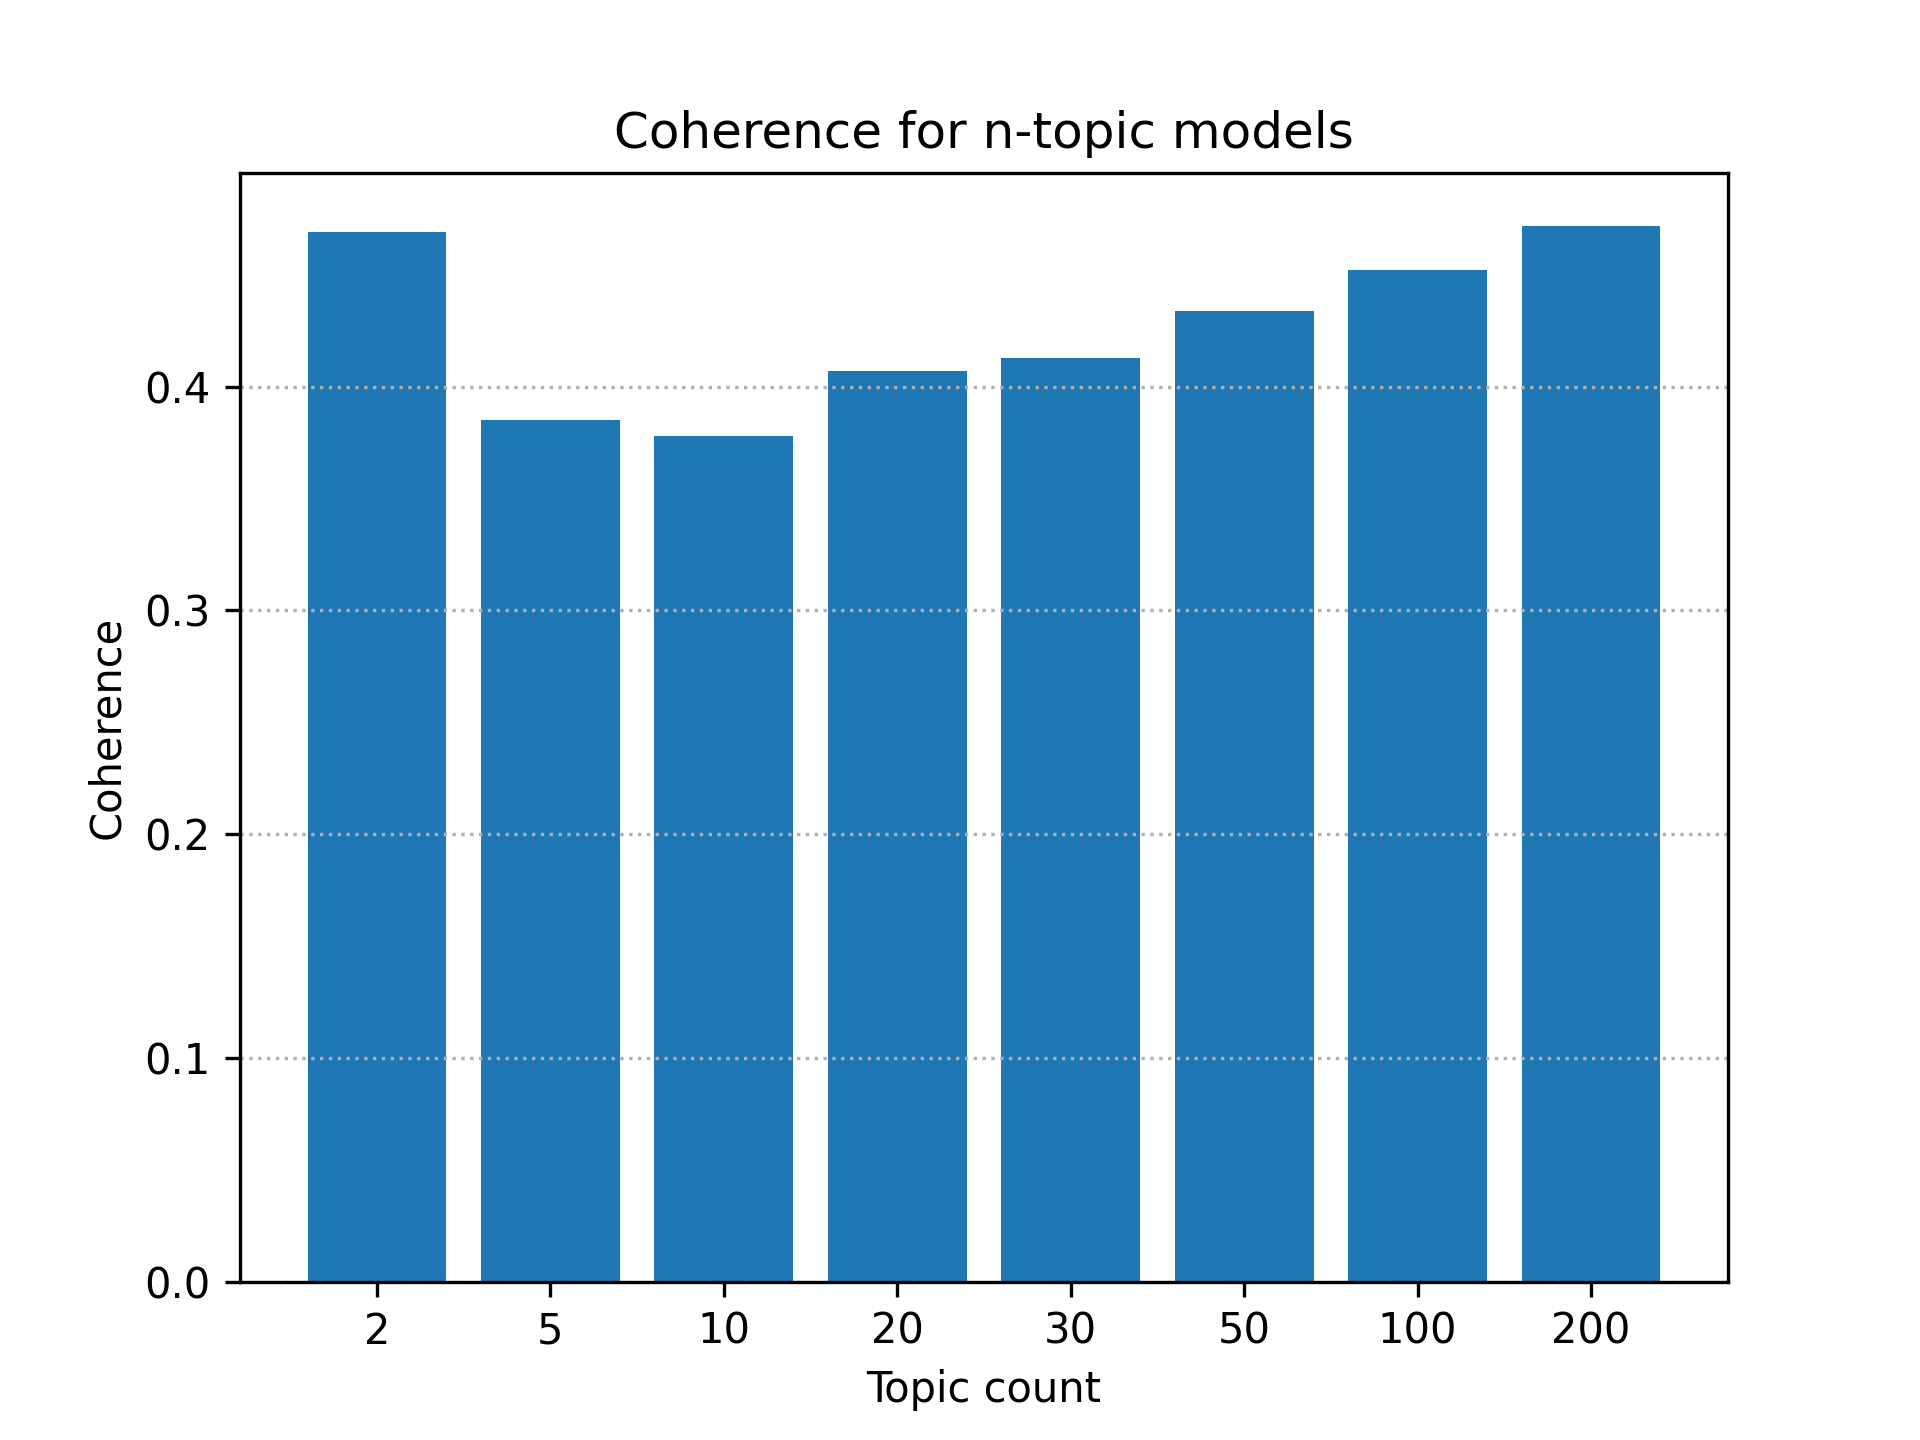

Python code for this plot:

from utils import *
import matplotlib.pyplot as plt

data = readCSV('coherences_2.csv')


topic_counts = [row[0] for row in data]
coherences = [ float(row[1][:5]) for row in data]

plt.title('Coherence for n-topic models')
plt.grid(axis='y', linestyle='dotted')
plt.bar(topic_counts, coherences)
plt.xlabel("Topic count")
plt.ylabel("Coherence")

plt.savefig('coherences_2.png', dpi=300)
